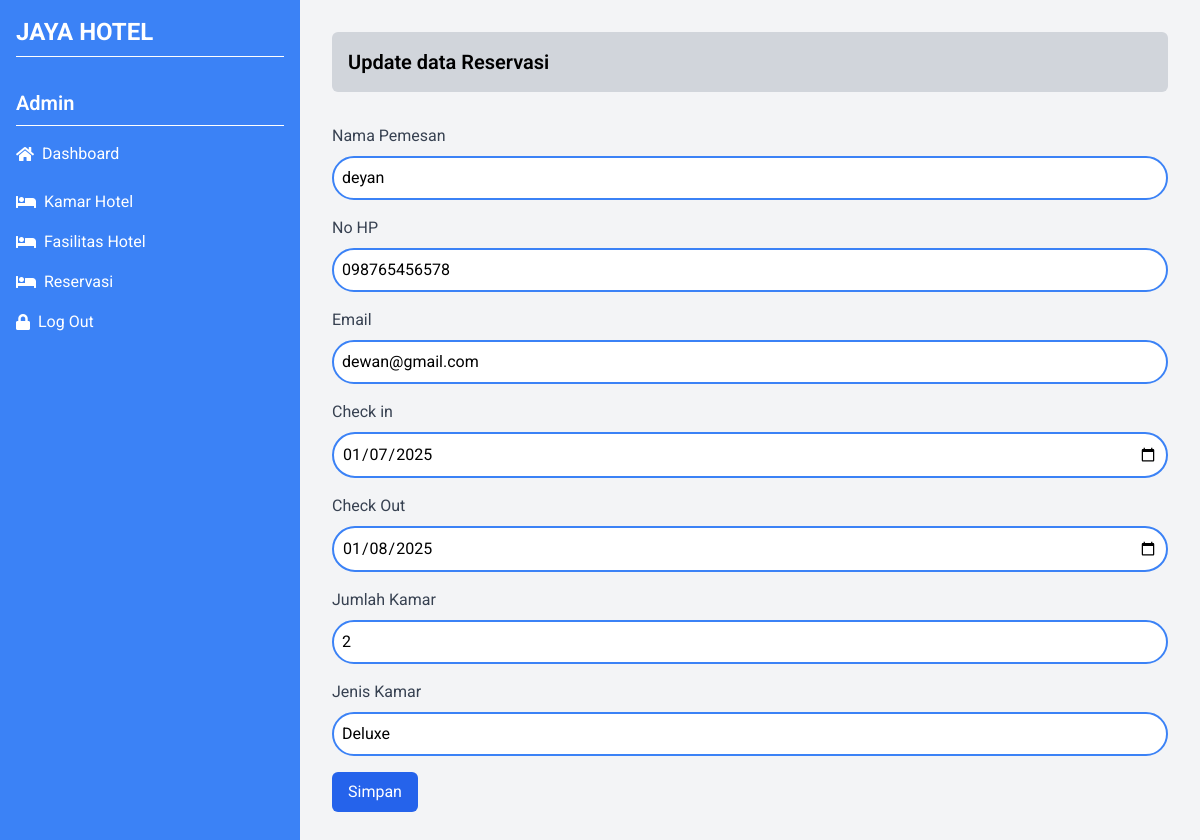
/edit_reservasi.php?id=36, run on the app's committed database.
### tables this page shows
CREATE TABLE `reservasi` (
  `id_reservasi` int(10) NOT NULL,
  `nama_pemesan` varchar(50) NOT NULL,
  `no_hp` varchar(50) NOT NULL,
  `email` varchar(35) NOT NULL,
  `check_in` date NOT NULL,
  `check_out` date NOT NULL,
  `jumlah_kamar` varchar(12) NOT NULL,
  `jenis_kamar` varchar(20) NOT NULL
);

### edit_reservasi.php (the view, shortened to what this page needs)
<html>
<head>
    <script src="https://cdn.tailwindcss.com"></script>
    <link rel="stylesheet" href="https://cdnjs.cloudflare.com/ajax/libs/font-awesome/5.15.3/css/all.min.css">
</head>
<body class="bg-gray-100">
    <div class="flex flex-col md:flex-row">
        <div class="w-full md:w-1/4 bg-blue-500 h-auto md:h-screen p-4">
            <div class="text-white text-2xl font-bold mb-8 border-b border-white pb-2">JAYA HOTEL</div>
            <div class="text-white text-xl font-semibold mb-4 border-b border-white pb-2">Admin</div>
            <div class="text-white mb-4 pb-2">
                <a href="dash_admin.php" class="flex items-center">
                    <i class="fas fa-home mr-2"></i> Dashboard
                </a>
            </div>
            <div class="text-white mb-4">
                <a href="admin_kamarhotel.php" class="flex items-center">
                    <i class="fas fa-bed mr-2"></i> Kamar Hotel
                </a>
            </div>
            <div class="text-white mb-4">
                <a href="admin_fasilitas.php" class="flex items-center">
                    <i class="fas fa-bed mr-2"></i> Fasilitas Hotel
                </a>
            </div>
            <div class="text-white mb-4">
                <a href="rsv_data.php" class="flex items-center">
                    <i class="fas fa-bed mr-2"></i> Reservasi
                </a>
            </div>
            <div class="text-white">
                <a href="logout_admin.php" class="flex items-center">
                    <i class="fas fa-lock mr-2"></i> Log Out
                </a>
            </div>
        </div>
        <div class="w-full md:w-3/4 p-4 md:p-8">
            <div class="bg-gray-300 p-4 rounded-md mb-8">
                <h2 class="text-xl font-semibold">Update data Reservasi</h2>
            </div>
            <form action="update_reservasi.php" method="post" autocomplete="off" enctype="multipart/form-data">
            <?php
            $id_reservasi = $_GET['id'];
            include "koneksi.php";
            $query = mysqli_query($koneksi, "SELECT * FROM reservasi WHERE id_reservasi = $id_reservasi");
            while ($data = mysqli_fetch_array($query)){
            ?>
                <div class="mb-4">
                    <label class="block text-gray-700 mb-2">Nama Pemesan</label>
                    <input type="text" name="nama_pemesan" class="w-full border-2 border-blue-500 rounded-full p-2"id="exampleInputEmail1" value="<?php echo $data['nama_pemesan']; ?>" placeholder="Masukan Nama Pemesan">
                </div>
                <div class="mb-4">
                    <label class="block text-gray-700 mb-2">No HP</label>
                    <input type="text" name="no_hp" class="w-full border-2 border-blue-500 rounded-full p-2" id="exampleInputPassword1" value="<?php echo $data['no_hp']; ?>" placeholder="Masukan No HP">
                </div>
                <div class="mb-4">
                    <label class="block text-gray-700 mb-2">Email</label>
                    <input type="text" name="email" class="w-full border-2 border-blue-500 rounded-full p-2" id="exampleInputPassword1" value="<?php echo $data['email']; ?>" placeholder="Masukan Email">
                </div>
                <div class="mb-4">
                    <label class="block text-gray-700 mb-2">Check in</label>
                    <input type="date" name="check_in" class="w-full border-2 border-blue-500 rounded-full p-2" id="exampleInputPassword1" value="<?php echo $data['check_in']; ?>" placeholder="Masukan Tanggal Check In">
                </div>
                <div class="mb-4">
                    <label class="block text-gray-700 mb-2">Check Out</label>
                    <input type="date" name="check_out" class="w-full border-2 border-blue-500 rounded-full p-2" id="exampleInputPassword1" value="<?php echo $data['check_out']; ?>" placeholder="Masukan Tanggal Check Out">
                </div>
                <div class="mb-4">
                    <label class="block text-gray-700 mb-2">Jumlah Kamar</label>
                    <input type="text" name="jumlah_kamar" class="w-full border-2 border-blue-500 rounded-full p-2" id="exampleInputPassword1" value="<?php echo $data['jumlah_kamar']; ?>" placeholder="Masukan Jumlah Kamar">
                </div>
                <div class="mb-4">
                    <label class="block text-gray-700 mb-2">Jenis Kamar</label>
                    <input type="text" name="jenis_kamar" class="w-full border-2 border-blue-500 rounded-full p-2" id="exampleInputPassword1" value="<?php echo $data['jenis_kamar']; ?>" placeholder="Masukan Jenis Kamar">
                </div>
                <button type="submit"name="proses" value="upload" class="bg-blue-600 text-white px-4 py-2 rounded-md">Simpan</button>
                </div>
            <?php }
            ?>
        </div>
</body>
</html>

### edit_reservasi.php (style rules this page uses)
body { font-family: 'Roboto', sans-serif; }

### data on the page
reservasi: nama_pemesan "deyan", no_hp "098765456578", email "dewan@gmail.com", check_in "01/07/2025", check_out "01/08/2025", jumlah_kamar "2", jenis_kamar "Deluxe"
